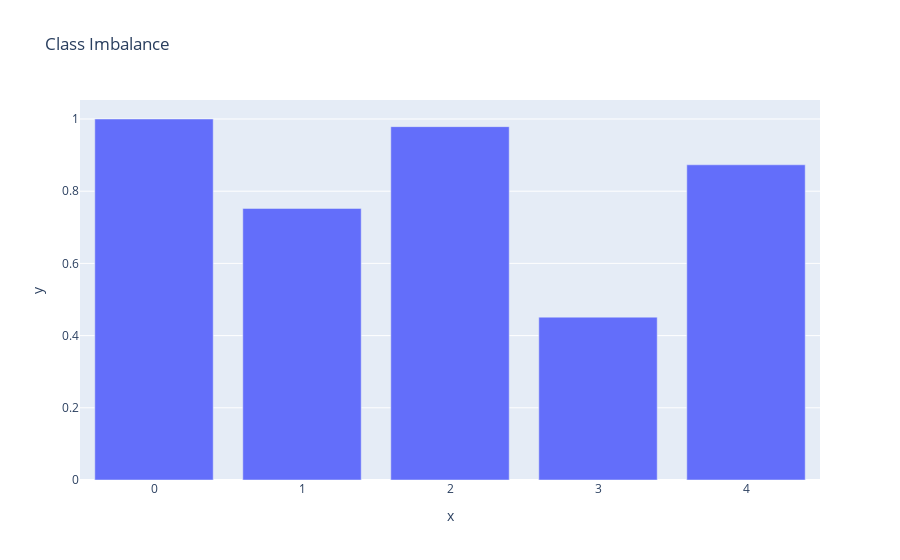

Notebook code cell kept with this figure:
### Code cell
## CHECK THE CLASS IMBALANCE
px.bar(x=y.value_counts().index,y=y.value_counts().values/max(y.value_counts().values),title='Class Imbalance')

### Figure 1 — Plotly figure (JSON) as saved in the notebook; plotly's stock layout.template omitted (floating-point values rounded to 4 significant figures)
{"data": [{"hovertemplate": "x=%{x}<br>y=%{y}<extra></extra>", "legendgroup": "", "marker": {"color": "#636efa", "pattern": {"shape": ""}}, "name": "", "orientation": "v", "showlegend": false, "textposition": "auto", "type": "bar", "x": [0, 2, 4, 1, 3], "xaxis": "x", "y": [1.0, 0.9788, 0.8732, 0.7523, 0.4511], "yaxis": "y"}], "layout": {"barmode": "relative", "legend": {"tracegroupgap": 0}, "title": {"text": "Class Imbalance"}, "xaxis": {"anchor": "y", "domain": [0, 1], "title": {"text": "x"}}, "yaxis": {"anchor": "x", "domain": [0, 1], "title": {"text": "y"}}}}
